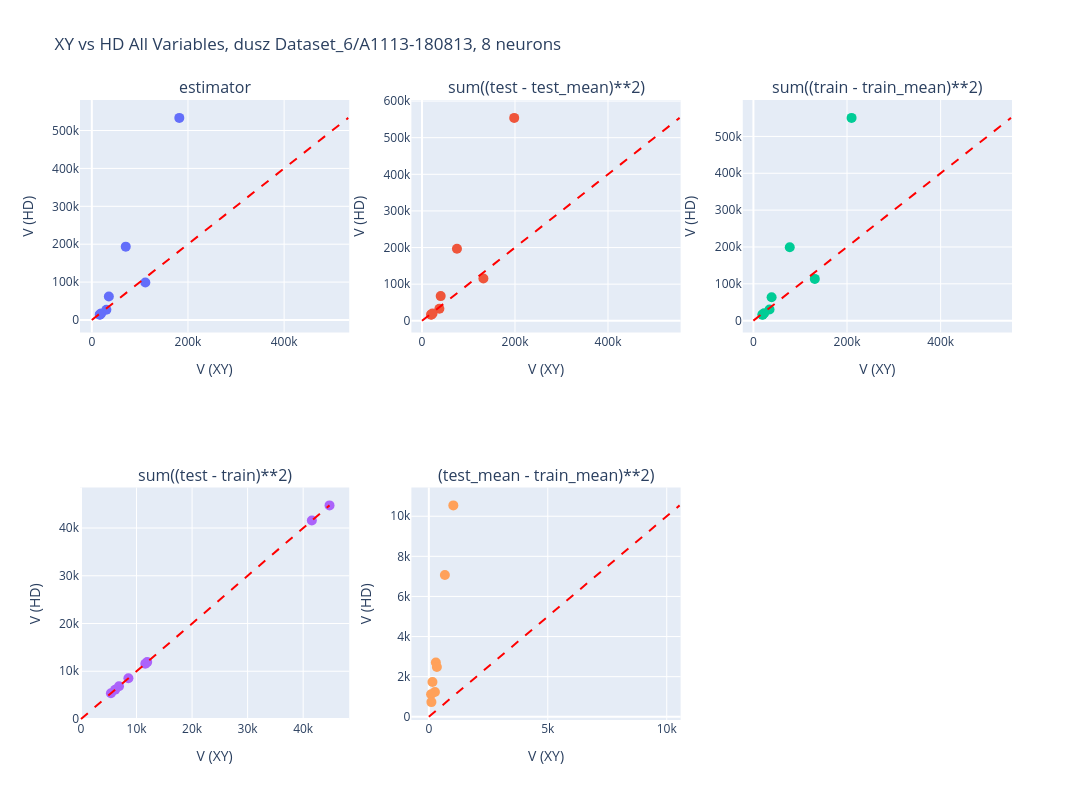

Here is the notebook cell this chart was saved with:
### Code cell
import plotly.graph_objects as go
from plotly.subplots import make_subplots
import pandas as pd
import numpy as np

# Assuming final_results is a numpy array of shape (n_neurons, n_vars, 2)
# and the variables (in order) are:
var_names = ['estimator', 'intra_var_test', 'intra_var_train', 'inter_var_all', 'inter_var_means']
var_eqs = ['estimator', 'sum((test - test_mean)**2)', 'sum((train - train_mean)**2)', 'sum((test - train)**2)', '(test_mean - train_mean)**2)' ]

'''
intra_var_test = np.nansum(occ * (heatmap_test - test_mean_expanded)**2)
    intra_var_train = np.nansum(occ * (heatmap_train - train_mean_expanded)**2)

    inter_var_all = np.nansum(occ * (heatmap_test - heatmap_train)**2)
    inter_var_means = n_bins * ((test_total_mean - train_total_mean)**2)
'''

n_neurons, n_vars, _ = final_results.shape
n_plots = len(var_names)

# Set up a grid layout.
# For 5 plots, let's use 2 rows x 3 columns (the last subplot will be empty)
n_cols = 3
n_rows = (n_plots + n_cols - 1) // n_cols  # This calculates ceil(n_plots / n_cols)

# Create subplot titles for each plot
subplot_titles = [
    f'{var_eq}' for var_eq in var_eqs
]

# Create the subplot figure
fig = make_subplots(rows=n_rows, cols=n_cols, subplot_titles=subplot_titles)

# Iterate over the variables and add each scatter trace (with a diagonal reference line)
for i, var_name in enumerate(var_names):
    # Determine subplot row and column (row-major order)
    row = i // n_cols + 1
    col = i % n_cols + 1

    # Build a DataFrame for this variable
    df = pd.DataFrame({
        'xy': final_results[:, i, 0],
        'hd': final_results[:, i, 1]
    })
    
    # Determine max value for the diagonal line
    max_val = max(df['xy'].max(), df['hd'].max())
    
    # Create a scatter trace with larger markers
    scatter_trace = go.Scatter(
        x=df['xy'],
        y=df['hd'],
        mode='markers',
        marker=dict(size=10)
    )
    
    fig.add_trace(scatter_trace, row=row, col=col)
    
    # Determine the x and y reference names for the current subplot.
    # The first subplot uses "x" and "y", and subsequent ones "x2", "y2", etc.
    axis_index = i + 1
    xref = "x" if axis_index == 1 else f"x{axis_index}"
    yref = "y" if axis_index == 1 else f"y{axis_index}"
    
    # Add a diagonal reference line for this subplot.
    # (If your Plotly version supports it, you can also pass row and col here.)
    fig.add_shape(
        type="line",
        xref=xref,
        yref=yref,
        x0=0,
        y0=0,
        x1=max_val,
        y1=max_val,
        line=dict(color="red", dash="dash")
    )
    
    # Update the axes titles for this subplot
    fig.update_xaxes(title_text="V (XY)", row=row, col=col)
    fig.update_yaxes(title_text="V (HD)", row=row, col=col)

fig.update_layout(
    width=1200,
    height=800,
    showlegend=False,
    title_text=f'XY vs HD All Variables, {dataset} {session}, {n_neurons} neurons'
)

# Save or show the figure
fig.show()

base_path = current_file_path / 'results' / dataset / session
fig.write_image(base_path / 'all_variables.png')

### Figure 1 — Plotly figure (JSON) as saved in the notebook; plotly's stock layout.template omitted (floating-point values rounded to 4 significant figures)
{"data": [{"marker": {"size": 10}, "mode": "markers", "type": "scatter", "x": [182000.0, 70610.0, 35420.0, 30310.0, 16420.0, 19390.0, 111400.0, 17420.0], "xaxis": "x", "y": [533400.0, 193500.0, 61840.0, 27160.0, 14110.0, 17350.0, 98810.0, 14580.0], "yaxis": "y"}, {"marker": {"size": 10}, "mode": "markers", "type": "scatter", "x": [198300.0, 75170.0, 40230.0, 37370.0, 19540.0, 22600.0, 132100.0, 20520.0], "xaxis": "x2", "y": [554000.0, 196900.0, 67410.0, 33030.0, 16860.0, 19790.0, 115300.0, 17490.0], "yaxis": "y2"}, {"marker": {"size": 10}, "mode": "markers", "type": "scatter", "x": [209700.0, 77670.0, 38890.0, 34480.0, 19340.0, 22880.0, 131200.0, 19600.0], "xaxis": "x3", "y": [550400.0, 199300.0, 63570.0, 30380.0, 16380.0, 20020.0, 113300.0, 16330.0], "yaxis": "y3"}, {"marker": {"size": 10}, "mode": "markers", "type": "scatter", "x": [44750.0, 11920.0, 8538.0, 11570.0, 6140.0, 6846.0, 41560.0, 5389.0], "xaxis": "x4", "y": [44750.0, 11920.0, 8538.0, 11570.0, 6140.0, 6846.0, 41560.0, 5389.0], "yaxis": "y4"}, {"marker": {"size": 10}, "mode": "markers", "type": "scatter", "x": [674.1, 295.5, 255.3, 337.5, 94.61, 152.3, 1029.0, 107.8], "xaxis": "x5", "y": [7070.0, 2706.0, 1236.0, 2478.0, 1126.0, 1730.0, 10540.0, 729.9], "yaxis": "y5"}], "layout": {"annotations": [{"font": {"size": 16}, "showarrow": false, "text": "estimator", "x": 0.1444, "xanchor": "center", "xref": "paper", "y": 1, "yanchor": "bottom", "yref": "paper"}, {"font": {"size": 16}, "showarrow": false, "text": "sum((test - test_mean)**2)", "x": 0.5, "xanchor": "center", "xref": "paper", "y": 1, "yanchor": "bottom", "yref": "paper"}, {"font": {"size": 16}, "showarrow": false, "text": "sum((train - train_mean)**2)", "x": 0.8556, "xanchor": "center", "xref": "paper", "y": 1, "yanchor": "bottom", "yref": "paper"}, {"font": {"size": 16}, "showarrow": false, "text": "sum((test - train)**2)", "x": 0.1444, "xanchor": "center", "xref": "paper", "y": 0.375, "yanchor": "bottom", "yref": "paper"}, {"font": {"size": 16}, "showarrow": false, "text": "(test_mean - train_mean)**2)", "x": 0.5, "xanchor": "center", "xref": "paper", "y": 0.375, "yanchor": "bottom", "yref": "paper"}], "height": 800, "shapes": [{"line": {"color": "red", "dash": "dash"}, "type": "line", "x0": 0, "x1": 533400.0, "xref": "x", "y0": 0, "y1": 533400.0, "yref": "y"}, {"line": {"color": "red", "dash": "dash"}, "type": "line", "x0": 0, "x1": 554000.0, "xref": "x2", "y0": 0, "y1": 554000.0, "yref": "y2"}, {"line": {"color": "red", "dash": "dash"}, "type": "line", "x0": 0, "x1": 550400.0, "xref": "x3", "y0": 0, "y1": 550400.0, "yref": "y3"}, {"line": {"color": "red", "dash": "dash"}, "type": "line", "x0": 0, "x1": 44750.0, "xref": "x4", "y0": 0, "y1": 44750.0, "yref": "y4"}, {"line": {"color": "red", "dash": "dash"}, "type": "line", "x0": 0, "x1": 10540.0, "xref": "x5", "y0": 0, "y1": 10540.0, "yref": "y5"}], "showlegend": false, "title": {"text": "XY vs HD All Variables, dusz Dataset_6/A1113-180813, 8 neurons"}, "width": 1200, "xaxis": {"anchor": "y", "autorange": true, "domain": [0, 0.2889], "range": [-23110.0, 535200.0], "title": {"text": "V (XY)"}, "type": "linear"}, "xaxis2": {"anchor": "y2", "autorange": true, "domain": [0.3556, 0.6444], "range": [-21330.0, 556000.0], "title": {"text": "V (XY)"}, "type": "linear"}, "xaxis3": {"anchor": "y3", "autorange": true, "domain": [0.7111, 1], "range": [-21270.0, 552300.0], "title": {"text": "V (XY)"}, "type": "linear"}, "xaxis4": {"anchor": "y4", "autorange": true, "domain": [0, 0.2889], "range": [-160.9, 48170.0], "title": {"text": "V (XY)"}, "type": "linear"}, "xaxis5": {"anchor": "y5", "autorange": true, "domain": [0.3556, 0.6444], "range": [-704.3, 10580.0], "title": {"text": "V (XY)"}, "type": "linear"}, "xaxis6": {"anchor": "y6", "domain": [0.7111, 1]}, "yaxis": {"anchor": "x", "autorange": true, "domain": [0.625, 1], "range": [-33060.0, 580500.0], "title": {"text": "V (HD)"}, "type": "linear"}, "yaxis2": {"anchor": "x2", "autorange": true, "domain": [0.625, 1], "range": [-31940.0, 602900.0], "title": {"text": "V (HD)"}, "type": "linear"}, "yaxis3": {"anchor": "x3", "autorange": true, "domain": [0.625, 1], "range": [-32190.0, 598900.0], "title": {"text": "V (HD)"}, "type": "linear"}, "yaxis4": {"anchor": "x4", "autorange": true, "domain": [0, 0.375], "range": [-209.5, 48490.0], "title": {"text": "V (HD)"}, "type": "linear"}, "yaxis5": {"anchor": "x5", "autorange": true, "domain": [0, 0.375], "range": [-161.5, 11430.0], "title": {"text": "V (HD)"}, "type": "linear"}, "yaxis6": {"anchor": "x6", "domain": [0, 0.375]}}}
